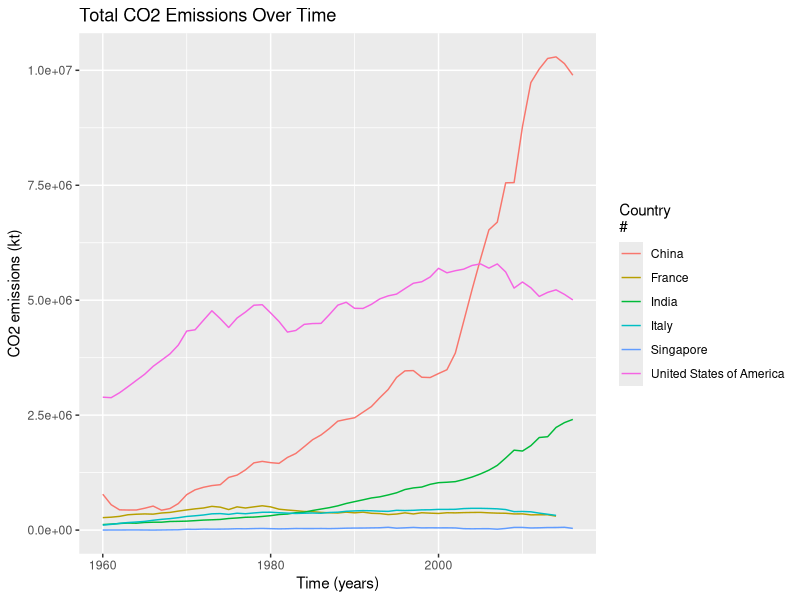
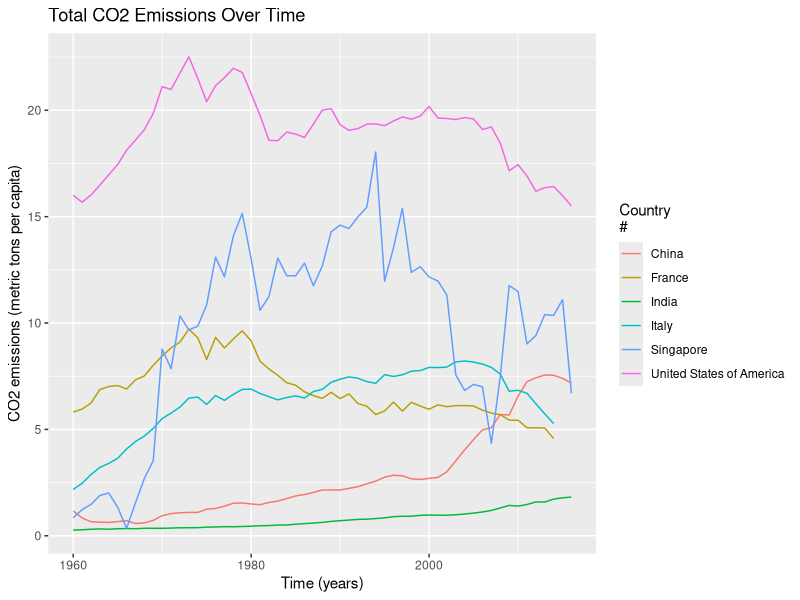
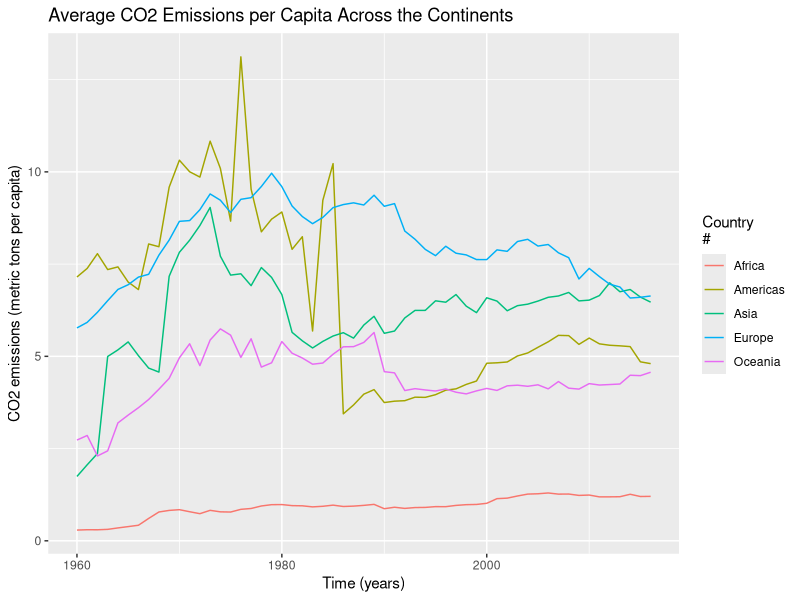
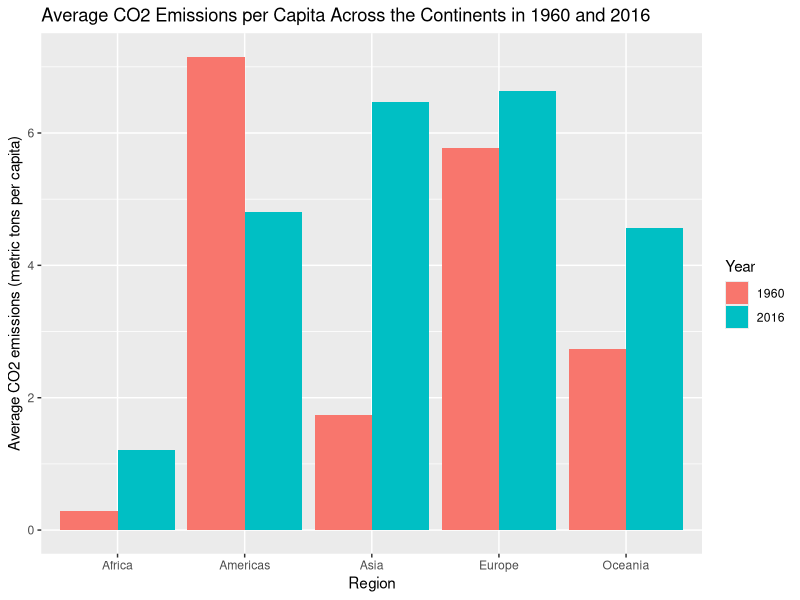
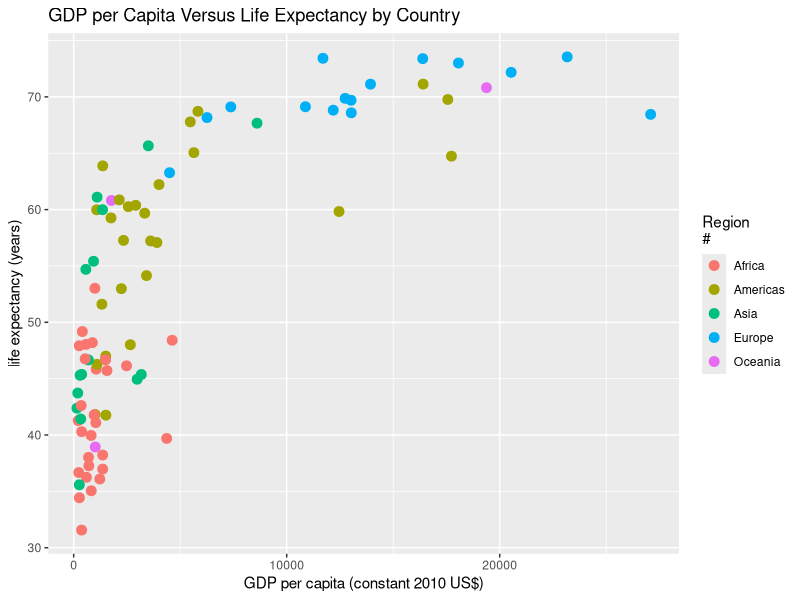
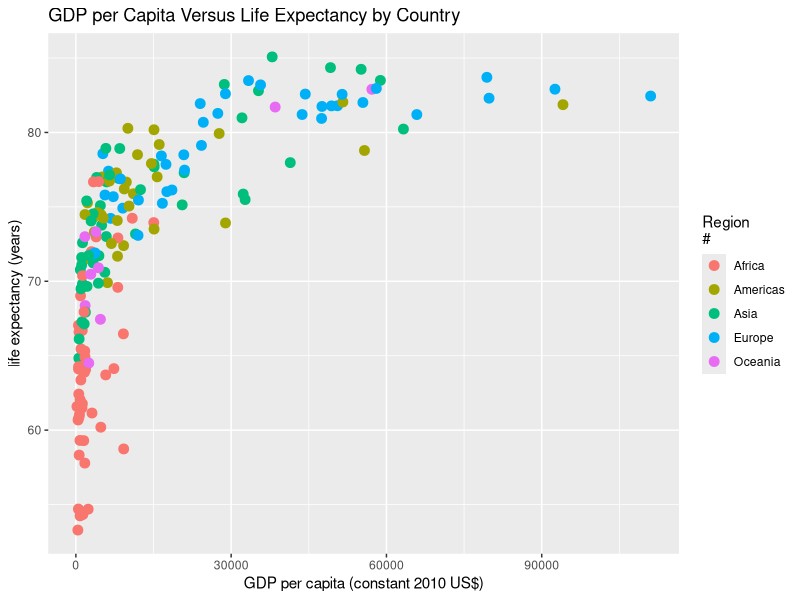
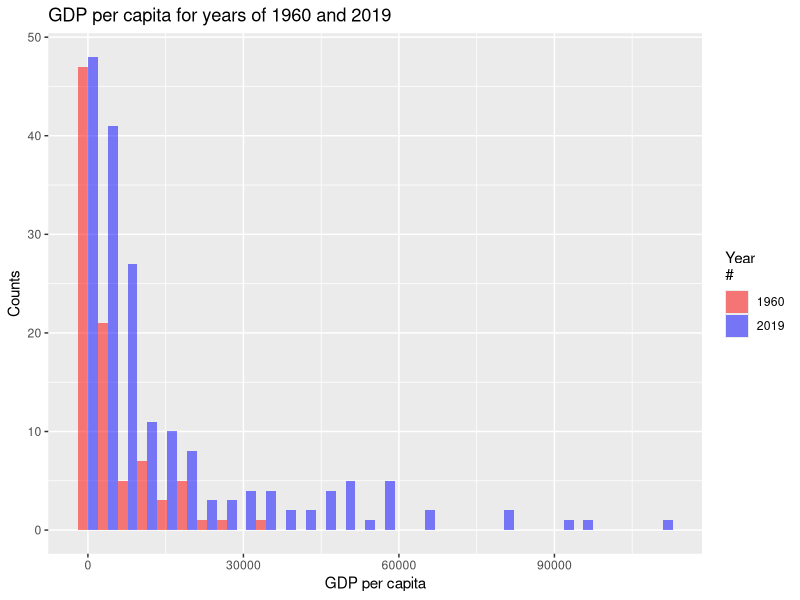

Write R code to recreate these figures, in order.
## ---- chunk 1
knitr::opts_chunk$set(echo = TRUE)
# load the package
library(tidyverse)
library(ggplot2)
## ---- chunk 2
# show the work directory
getwd()
## ---- chunk 3
# load the data
data <- read_delim("data/gapminder.csv")
## ---- chunk 4
data %>% 
  sample_n(3) %>% 
  knitr::kable()
## ---- chunk 5
data %>% 
  select(iso2, iso3, name) %>%
  summarize(
    num_iso2 = n_distinct(iso2),
    num_iso3 = n_distinct(iso3),
    num_name = n_distinct(name)
  )
## ---- chunk 6
data %>% 
  group_by(iso2) %>% 
  summarize(num_name = n_distinct(name),
            country_name = toString(unique(name))) %>% 
  filter(num_name > 1) 
## ---- chunk 7
data %>% 
  group_by(iso3) %>% 
  summarize(num_name = n_distinct(name)) %>% 
  filter(num_name > 1)
## ---- chunk 8
x <- min(data$time, na.rm = TRUE)
x

y <- max(data$time, na.rm = TRUE)
y
## ---- chunk 9
data %>% 
  group_by(time) %>% 
  summarize(
    missing_co2 = sum(is.na(co2)),
    missing_co2_pc = sum(is.na(co2_PC))
  ) %>% 
  mutate(total_missing = missing_co2 + missing_co2_pc) %>% 
  arrange(desc(total_missing))
## ---- chunk 10
# select the variables that we need for plot
country <- c("United States of America", "China", "India", "France", "Singapore", "Italy")
filtered_data <- data %>% 
  filter(name %in% country, !is.na(co2)) %>% 
  select(name, time, co2)

filtered_data %>% 
  ggplot(aes(x = time, y = co2, col = factor(name))) +
  geom_line() +
  labs(title = "Total CO2 Emissions Over Time", 
       x = "Time (years)", 
       y = "CO2 emissions (kt)",
       col = "Country\n#")
## ---- chunk 11
# select the variables that we need for plot
selected_data <- data %>% 
  filter(name %in% country, !is.na(co2_PC)) %>% 
  select(name, time, co2_PC)

selected_data %>% 
  ggplot(aes(x = time, y = co2_PC, col = factor(name))) +
  geom_line() +
  labs(title = "Total CO2 Emissions Over Time", 
       x = "Time (years)", 
       y = "CO2 emissions (metric tons per capita)",
       col = "Country\n#")
## ---- chunk 12
data %>% 
  group_by(region, time) %>% 
  filter(!is.na(co2_PC), !is.na(region)) %>% 
  summarize(avg_co2_PC = mean(co2_PC, na.rm = TRUE), .groups = 'drop') %>% 
  ggplot(aes(x = time, y = avg_co2_PC, color = region)) +
  geom_line() +
  labs(title = "Average CO2 Emissions per Capita Across the Continents", 
       x = "Time (years)", 
       y = "CO2 emissions (metric tons per capita)",
       col = "Country\n#")
## ---- chunk 13
data %>% 
  filter(time %in% c(1960, 2016)) %>% 
  group_by(region, time) %>% 
  filter(!is.na(co2_PC), !is.na(region)) %>%
  summarize(avg_co2_PC = mean(co2_PC, na.rm = TRUE), .groups = 'drop') %>% 
  ggplot(aes(x = region, y = avg_co2_PC, fill = factor(time))) +
  geom_col(position = "dodge") +
  labs(title = "Average CO2 Emissions per Capita Across the Continents in 1960 and 2016",
       x = "Region", y = "Average CO2 emissions (metric tons per capita)",
       fill = "Year") 
## ---- chunk 14
data %>% 
  filter(time == 2019, !is.na(co2_PC), !is.na(region)) %>% 
  group_by(region) %>% 
  arrange(desc(co2_PC)) %>% 
  summarize(
    largest = list(head(name, n = 3)),
    smallest = list(tail(name, n = 3))
  )
## ---- chunk 15
data %>% 
  filter(time == 1960, !is.na(GDP_PC), 
         !is.na(lifeExpectancy), !is.na(region)) %>% 
  ggplot(aes(x = GDP_PC, y = lifeExpectancy, col = factor(region))) + 
  geom_point(size = 3) + 
  labs(title = "GDP per Capita Versus Life Expectancy by Country", 
       x = "GDP per capita (constant 2010 US$)", 
       y = "life expectancy (years)",
       col = "Region\n#")
## ---- chunk 16
data %>% 
  filter(time == 2019, !is.na(GDP_PC), 
         !is.na(lifeExpectancy), !is.na(region)) %>% 
  ggplot(aes(x = GDP_PC, y = lifeExpectancy, col = factor(region))) + 
  geom_point(size = 3) + 
  labs(title = "GDP per Capita Versus Life Expectancy by Country", 
       x = "GDP per capita (constant 2010 US$)", 
       y = "life expectancy (years)",
       col = "Region\n#")
## ---- chunk 17
data %>% 
  filter(time %in% c(1960, 2019), !is.na(lifeExpectancy), !is.na(region)) %>% 
  group_by(region, time) %>% 
  summarize(
    avg_LE = mean(lifeExpectancy)
  )
## ---- chunk 18
data %>% 
  filter(time %in% c(1960, 2019), !is.na(lifeExpectancy), 
         !is.na(region)) %>% 
  group_by(region, time) %>% 
  summarize(avg_LE = mean(lifeExpectancy, na.rm = TRUE)) %>% 
  mutate(prev = lag(avg_LE),
         growth = avg_LE - prev) %>% 
  arrange(growth)
## ---- chunk 19
data %>% 
  filter(time %in% c(1960, 2019), !is.na(GDP_PC)) %>% 
  ggplot(aes(x = GDP_PC, fill = factor(time))) + 
  geom_histogram(alpha = 0.5, position = "dodge", bins = 30) + 
  labs(title = "GDP per capita for years of 1960 and 2019", 
       x = "GDP per capita", 
       y = "Counts", 
       fill = "Year\n#") + 
  scale_fill_manual(values = c("red", "blue"))
## ---- chunk 20
data %>% 
  filter(time %in% c(1960, 2019), 
         !is.na(lifeExpectancy), !is.na(name)) %>% 
  group_by(time) %>% 
  mutate(USA_ranking = rank(desc(lifeExpectancy))) %>% 
  filter(name == "United States of America") %>% 
  select(time, USA_ranking) 
## ---- chunk 21
data %>% 
  filter(time %in% c(1960, 2019), 
         !is.na(lifeExpectancy), !is.na(name)) %>% 
  group_by(time) %>% 
  mutate(ranking = rank(desc(lifeExpectancy)),
         relative_ranking = ranking / n_distinct(name)) %>% 
  filter(name == "United States of America") %>% 
  select(time, relative_ranking)
